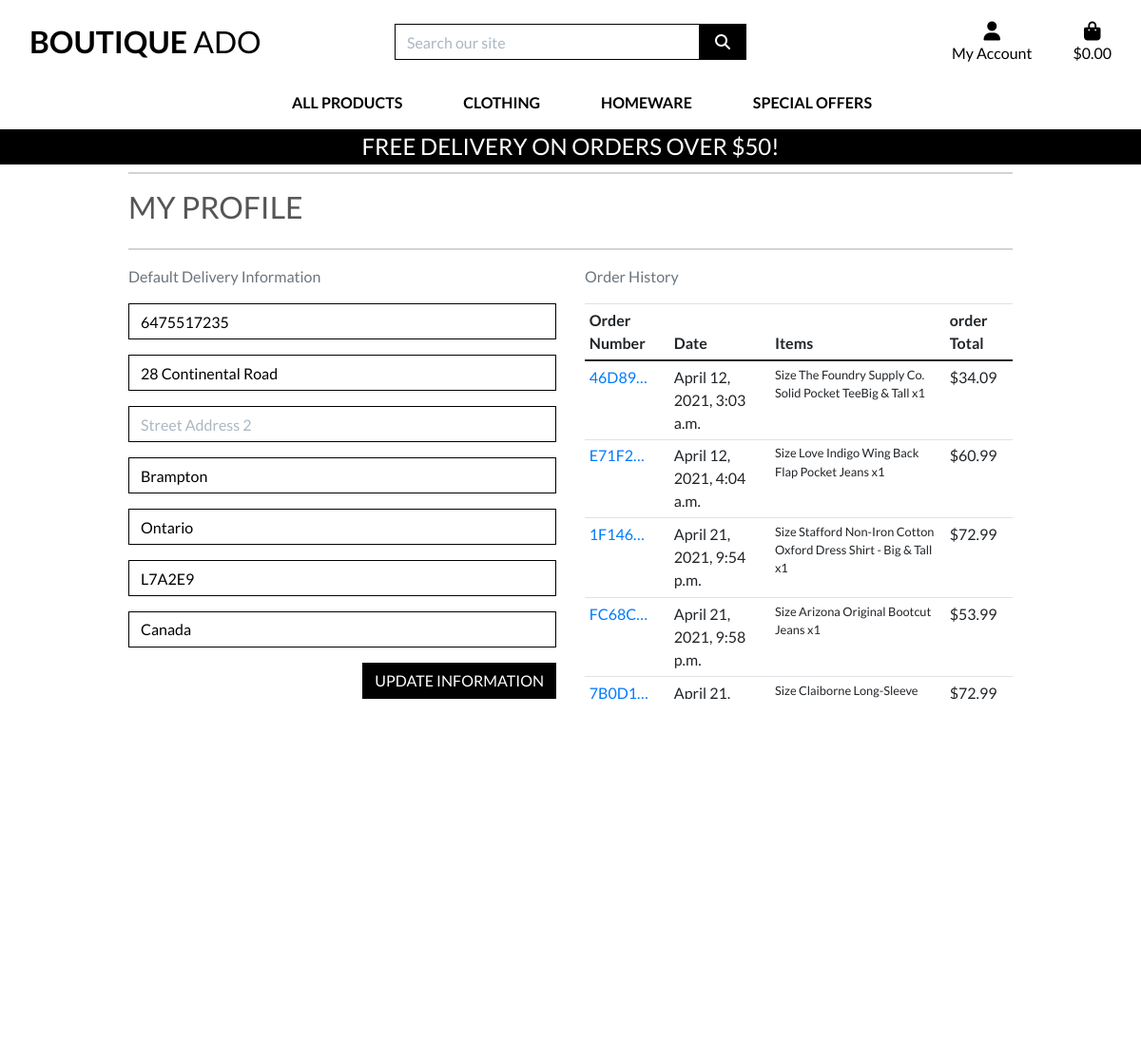
/profile/ (signed in), run on the app's committed database.
### profiles/models.py (models this page shows, shortened)
class UserProfile(models.Model):
    user = models.OneToOneField(User, on_delete=models.CASCADE)
    default_phone_number = models.CharField(max_length=20, null=True, blank=True)
    default_street_address1 = models.CharField(max_length=80, null=True, blank=True)
    default_street_address2 = models.CharField(max_length=80, null=True, blank=True)
    default_town_or_city = models.CharField(max_length=40, null=True, blank=True)
    default_county = models.CharField(max_length=80, null=True, blank=True)
    default_postcode = models.CharField(max_length=20, null=True, blank=True)
    default_country = CountryField(blank_label='Country', null=True, blank=True)

### checkout/models.py (models this page shows, shortened)
class Order(models.Model):
    order_number = models.CharField(max_length=32, null=False, editable=False)
    user_profile = models.ForeignKey(UserProfile, on_delete=models.SET_NULL,
                                null=True, blank=True, related_name='orders')
    full_name = models.CharField(max_length=50, null=False, blank=False)
    email = models.EmailField(max_length=254, null=False, blank=False)
    phone_number = models.CharField(max_length=20, null=False, blank=False)
    country = CountryField(blank_label='Country *', null=False, blank=False)
    postcode = models.CharField(max_length=20, null=True, blank=True)
    town_or_city = models.CharField(max_length=40, null=False, blank=False)
    street_address1 = models.CharField(max_length=80, null=False, blank=False)
    street_address2 = models.CharField(max_length=80, null=True, blank=True)
    county = models.CharField(max_length=80, null=True, blank=True)
    date = models.DateTimeField(auto_now_add=True)
    delivery_cost = models.DecimalField(max_digits=6, decimal_places=2, null=False, default=0)
    order_total = models.DecimalField(max_digits=10, decimal_places=2, null=False, default=0)
    grand_total = models.DecimalField(max_digits=10, decimal_places=2, null=False, default=0)
    original_bag = models.TextField(null=False, blank=False, default='')
    stripe_pid = models.CharField(max_length=254, null=False, blank=False, default='')

class OrderLineItem(models.Model):
    order = models.ForeignKey(Order, null=False, blank=False, on_delete=models.CASCADE, related_name='lineitems')
    product = models.ForeignKey(Product, null=False, blank=False, on_delete=models.CASCADE)
    product_size = models.CharField(max_length=2, null=True, blank=True) # XS, S, M, L,
    quantity = models.IntegerField(null=False, blank=False, default=0)
    lineitem_total = models.DecimalField(max_digits=6, decimal_places=2, null=False, blank=False, editable=False)

### products/models.py (models this page shows, shortened)
class Product(models.Model):
    category = models.ForeignKey('Category', null=True, blank=True,
                                 on_delete=models.SET_NULL)
    sku = models.CharField(max_length=254, null=True, blank=True)
    name = models.CharField(max_length=254)
    description = models.TextField()
    has_sizes = models.BooleanField(default=False, null=True, blank=True)
    price = models.DecimalField(max_digits=6, decimal_places=2)
    rating = models.DecimalField(max_digits=6, decimal_places=2, null=True,
                                 blank=True)
    image_url = models.URLField(max_length=1024, null=True, blank=True)
    image = models.ImageField(null=True, blank=True)

### profiles/views.py (the view)
# urls.py: path('profile/', include('profiles.urls')),
def profile(request):
    profile = get_object_or_404(UserProfile, user=request.user)
    if request.method == 'POST':
        form = UserProfileForm(request.POST, instance=profile)
        if form.is_valid():
            form.save()
            messages.success(request, 'Profile updated successfully')
    form = UserProfileForm(instance=profile)
    orders = profile.orders.all()
    template = 'profiles/profile.html'
    context = {
        'form': form,
        'orders': orders,
        'on_profile_page': True
    }
    return render(request, template, context)

### profiles/forms.py
class UserProfileForm(forms.ModelForm):
    class Meta:
        model = UserProfile
        exclude = ('user',)
    def __init__(self, *args, **kwargs):
        super().__init__(*args, **kwargs)
        placeholders = {
            'default_phone_number': 'Phone Number',
            'default_postcode': 'Postal Code',
            'default_town_or_city': 'Town or City',
            'default_street_address1': 'Street Address 1',
            'default_street_address2': 'Street Address 2',
            'default_county': 'County, State or Locality',
        }
        self.fields['default_phone_number'].widget.attrs['autofocus'] = True
        for field in self.fields:
            if field != 'default_country':
                if self.fields[field].required:
                    placeholder = f'{placeholders[field]} *'
                else:
                    placeholder = placeholders[field]
                self.fields[field].widget.attrs['placeholder'] = placeholder
            self.fields[field].widget.attrs['class'] = 'border-black rounded-0 profile-form-input'
            self.fields[field].label = False

### bag/contexts.py (called while the page is built, shortened)
def bag_contents(request):
    bag_items = []
    total = 0
    product_count = 0
    bag = request.session.get('bag', {})
    if total < settings.FREE_DELIVERY_THRESHOLD:
        delivery = total * Decimal(settings.STANDARD_DELIVERY_PERCENTAGE / 100)
        free_delivery_delta = settings.FREE_DELIVERY_THRESHOLD - total
    else:
        delivery = 0
        free_delivery_delta = 0
    grand_total = delivery + total
    alan_api_key = os.environ.get('ALAN_AI_KEY')
    context = {
        'bag_items': bag_items,
        'total': total,
        'product_count': product_count,
        'delivery': delivery,
        'free_delivery_delta': free_delivery_delta,
        'free_delivery_threshold': settings.FREE_DELIVERY_THRESHOLD,
        'grand_total': grand_total,
        'alan_api_key': alan_api_key,
    }
    return context

### profiles/templates/profiles/profile.html (shortened to what this page needs)
{% extends "base.html" %}
{% load static %}
{% block extra_css %}
    <link rel="stylesheet" href="{% static 'profiles/css/profile.css' %}">
{% endblock %}
{% block page_header %}
    <div class="container header-container">
        <div class="row">
            <div class="col"></div>
        </div>
    </div>
{% endblock %}
{% block content %}
    <div class="overlay"></div>
    <div class="container">
        <div class="row">
            <div class="col">
                <hr>
                <h2 class="logo-font mb-4">My Profile</h2>
                <hr>
            </div>
        </div>
        <div class="row">
           <div class="col-12 col-lg-6">
               <p class="text-muted">Default Delivery Information</p>
                <form class="mt-3" action="{% url 'profile' %}" method="POST" id="profile-update-form">
                    {{ form | crispy }}
                    <button class="btn btn-black rounded-0 text-uppercase float-right">Update Information</button>
               </form>
           </div>
           <div class="col-12 col-lg-6">
               <p class="text-muted">Order History</p>
               <div class="order-history tabld-responsive">
                   <table class=" table table-sm table-boardeless">
                       <thead>
                           <tr>
                               <th> Order Number</th>
                               <th> Date </th>
                               <th> Items </th>
                               <th> order Total </th>
                           </tr>
                       </thead>
                      <tbody>
                          {% for order in orders %}
                          <tr>
                             <td>
                                 <a href="{% url 'order_history' order.order_number %}"
                                  title="{{ order.order_number }}">
                                   {{ order.order_number|truncatechars:6 }}
                                 </a>
                             </td>
                            <td>{{ order.date }}</td>
                            <td>
                                <ul class = "list-unstyled">
                                    {% for item in order.lineitems.all %}
                                        <li class="small">
                                            {% if item.product.has_sizes %}
                                                Size {{ item.product.size|upper }}
                                            {% endif %}{{ item.product.name }} x{{ item.quantity }}
                                        </li>
                                    {% endfor %}
                                </ul>
                            </td>
                            <td>${{ order.grand_total  }}</td>
                          </tr>
                          {% endfor %}
                      </tbody>
                   </table>
               </div>
           </div>
        </div>
{% endblock %}

### static/css/base.css (style rules this page uses)
html { height: 100%; }
body { background: url('/media/homepage_background_cropped.jpg') no-repeat center center fixed; background-size: cover; height: calc(100vh - 164px); color: #555; font-family: 'Lato'; }
.logo-font { text-transform: uppercase; }
.btn-black { background: black; color: white; }
.border-black { border: 1px solid black !important; }
.overlay { height: 100%; width: 100%; top: 0; left: 0; position: fixed; background: white; z-index: -1; }
@media (min-width: 1200px) { .container { max-width: 80%; } }
@media (min-width: 992px) { .header-container { padding-top: 164px; } }

### profiles/static/profiles/css/profile.css (style rules this page uses)
.order-history { max-height: 416px; overflow-y: auto; }
#profile-update-form .form-control { color: #000; }
#profile-update-form input::placeholder { color: #aab7c4; }
#id_default_country, #id_default_country option:not(:first-child) { color: #000; }

### data on the page
UserProfile: default_phone_number "6475517235", default_street_address1 "28 Continental Road", default_town_or_city "Brampton", default_county "Ontario", default_postcode "L7A2E9", default_country "Canada"
Order: order_number "46D89…", date "April 12, 2021, 3:03 a.m.", grand_total "34.09"
OrderLineItem: product.name "The Foundry Supply Co. Solid Pocket TeeBig & Tall", quantity "1"
Order: order_number "E71F2…", date "April 12, 2021, 4:04 a.m.", grand_total "60.99"
OrderLineItem: product.name "Love Indigo Wing Back Flap Pocket Jeans", quantity "1"
Order: order_number "1F146…", date "April 21, 2021, 9:54 p.m.", grand_total "72.99"
OrderLineItem: product.name "Stafford Non-Iron Cotton Oxford Dress Shirt - Big & Tall", quantity "1"
Order: order_number "FC68C…", date "April 21, 2021, 9:58 p.m.", grand_total "53.99"
OrderLineItem: product.name "Arizona Original Bootcut Jeans", quantity "1"
Order: order_number "7B0D1…", date "April 21,…", grand_total "72.99"
OrderLineItem: product.name "Claiborne Long-Sleeve…"

### other printed values
{{ free_delivery_threshold }} "50"
